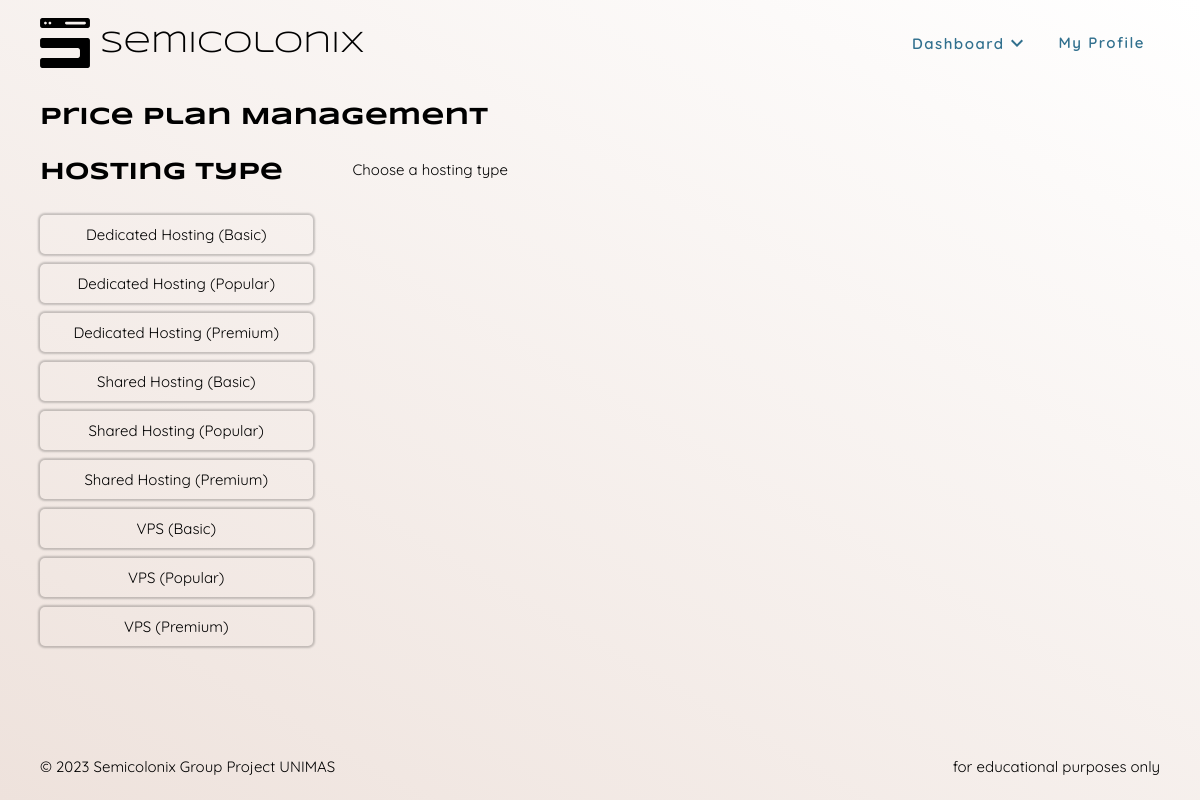
Page /admin/manage_price_plan.php (signed in) on the earlier database version.
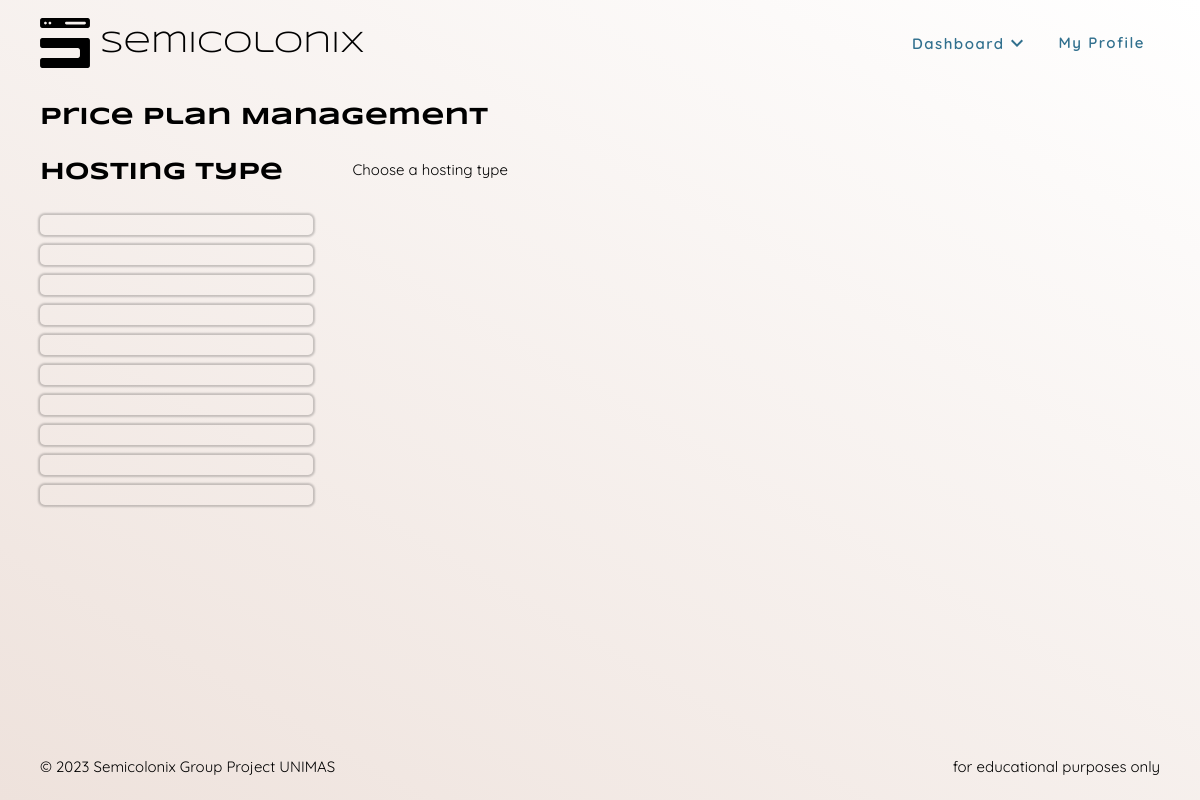
Same page on the later database version.
### tables this page shows
CREATE TABLE `product` (
  `prod_id` int(10) NOT NULL,
  `prod_title` varchar(256) NOT NULL,
  `prod_subtitle` varchar(256) NOT NULL,
  `prod_category` enum('Shared','VPS','Dedicated','') NOT NULL,
  `prod_price` float(5,2) NOT NULL,
  `prod_status` enum('Active','Disabled') NOT NULL
);

### handlers/get_all_product.php (called while the page is built, shortened)
<?php
function getAllProduct(?String $select = null)
{
    require($_SERVER['DOCUMENT_ROOT'] . "/config/conn.php");
    $response = array();
    try {
        if ($select == null) {
            $query = "SELECT * FROM product";
        } else {
            $query = "SELECT * FROM product WHERE prod_id = '" . $select . "'";
        }
        $result = mysqli_query($conn, $query);
        while ($row = mysqli_fetch_array($result)) {
            $response[] = [
                'prod_id' => $row['prod_id'],
                'prod_name' => $row['prod_name'],
                'prod_status' => $row['prod_status']
            ];
        }
    } catch (Exception $e) {
        unset($response);
        $response['error'] = $e->getMessage();
    }
    return $response;
}

### admin/manage_price_plan.php (the view, shortened to what this page needs)
<?php
require_once($_SERVER['DOCUMENT_ROOT'] . "/config/conn.php");
?>
<!DOCTYPE html>
<html lang="en">
<head>
    <link rel="stylesheet" href="/css/main.css">
    <link rel="stylesheet" href="/css/admin-manage-price-plan.css">
</head>
<body>
    <?php require_once($_SERVER['DOCUMENT_ROOT'] . "/includes/nav.php"); ?>
    <div class="main-container">
        <h1>Price Plan Management</h1>
        <div class="grid-layout">
            <div class="grid-layout-content-1">
                <h1 class="text-h1">Hosting Type</h1>
                <form action="<?php echo $_SERVER['PHP_SELF']; ?>" method='GET'>
                    <?php
                    require_once($_SERVER['DOCUMENT_ROOT'] . "/handlers/get_all_product.php");
                    try {
                        $allProduct = getAllProduct();
                        foreach ($allProduct as $prod) {
                            echo "<button type='submit' name='prod_id' value='" . $prod['prod_id'] . "'>" . $prod['prod_name'] . "</button>";
                        }
                    } catch (Exception $e) {
                        echo $e->getMessage();
                    }
                    ?>
                </form>
            </div>
            <div class="grid-layout-content-2">
                <?php
                try {
                    if (!isset($_GET['prod_id']) || empty($_GET['prod_id'])) {
                        throw new Exception("Choose a hosting type");
                    }
                } catch (Exception $e) {
                    echo $e->getMessage();
                }
                ?>
            </div>
        </div>
    </div>
    <?php require_once($_SERVER['DOCUMENT_ROOT'] . "/includes/footer.php"); ?>
</body>
</html>

Differences in the rows shown:
removed product: prod_name "Dedicated Hosting (Basic)"
removed product: prod_name "Dedicated Hosting (Popular)"
removed product: prod_name "Dedicated Hosting (Premium)"
removed product: prod_name "Shared Hosting (Basic)"
removed product: prod_name "Shared Hosting (Popular)"
removed product: prod_name "Shared Hosting (Premium)"
removed product: prod_name "VPS (Basic)"
removed product: prod_name "VPS (Popular)"
removed product: prod_name "VPS (Premium)"
